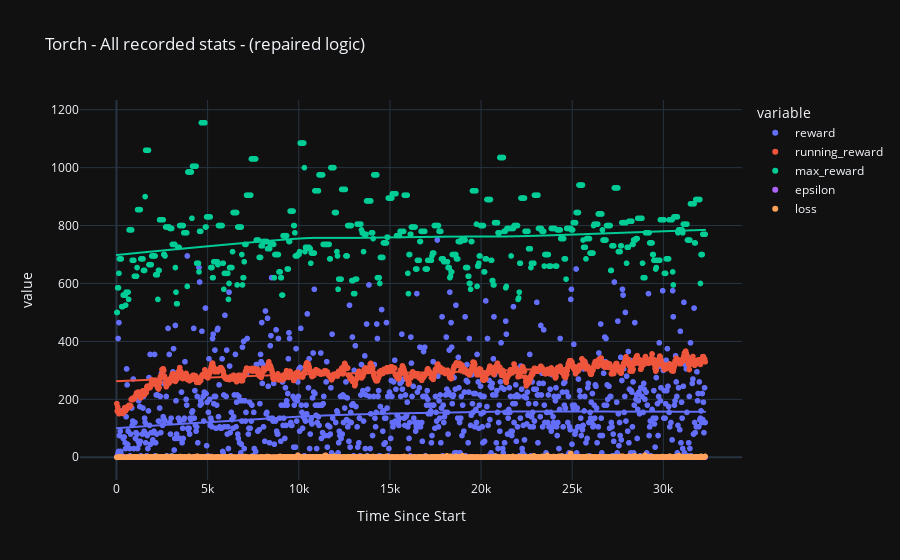

Notebook code cell kept with this figure:
### Code cell
plot_all([
    "./logs/torch/modelstats_18-12.csv",
    "./logs/torch/modelstats_19-12.csv",
], title="Torch - All recorded stats - (repaired logic)")

### Figure 1 — Plotly figure (JSON) as saved in the notebook; plotly's stock layout.template omitted (floating-point values rounded to 4 significant figures; data arrays with more than 128 entries replaced by an {"elided": "..."} marker saying what was removed)
{"data": [{"hovertemplate": "<b>%{hovertext}</b><br><br>variable=reward<br>Time Since Start=%{x}<br>value=%{y}<extra></extra>", "hovertext": {"elided": "1000 int values"}, "legendgroup": "reward", "marker": {"color": "#636efa", "symbol": "circle"}, "mode": "markers", "name": "reward", "showlegend": true, "type": "scattergl", "x": {"elided": "1000 float values"}, "xaxis": "x", "y": {"elided": "1000 int values"}, "yaxis": "y"}, {"hovertemplate": "<b>LOWESS trendline</b><br><br>variable=reward<br>Time Since Start=%{x}<br>value=%{y} <b>(trend)</b><extra></extra>", "legendgroup": "reward", "marker": {"color": "#636efa", "symbol": "circle"}, "mode": "lines", "name": "reward", "showlegend": false, "type": "scattergl", "x": {"elided": "1000 float values"}, "xaxis": "x", "y": {"elided": "1000 float values"}, "yaxis": "y"}, {"hovertemplate": "<b>%{hovertext}</b><br><br>variable=running_reward<br>Time Since Start=%{x}<br>value=%{y}<extra></extra>", "hovertext": {"elided": "1000 int values"}, "legendgroup": "running_reward", "marker": {"color": "#EF553B", "symbol": "circle"}, "mode": "markers", "name": "running_reward", "showlegend": true, "type": "scattergl", "x": {"elided": "1000 float values"}, "xaxis": "x", "y": {"elided": "1000 float values"}, "yaxis": "y"}, {"hovertemplate": "<b>LOWESS trendline</b><br><br>variable=running_reward<br>Time Since Start=%{x}<br>value=%{y} <b>(trend)</b><extra></extra>", "legendgroup": "running_reward", "marker": {"color": "#EF553B", "symbol": "circle"}, "mode": "lines", "name": "running_reward", "showlegend": false, "type": "scattergl", "x": {"elided": "1000 float values"}, "xaxis": "x", "y": {"elided": "1000 float values"}, "yaxis": "y"}, {"hovertemplate": "<b>%{hovertext}</b><br><br>variable=max_reward<br>Time Since Start=%{x}<br>value=%{y}<extra></extra>", "hovertext": {"elided": "1000 int values"}, "legendgroup": "max_reward", "marker": {"color": "#00cc96", "symbol": "circle"}, "mode": "markers", "name": "max_reward", "showlegend": true, "type": "scattergl", "x": {"elided": "1000 float values"}, "xaxis": "x", "y": {"elided": "1000 int values"}, "yaxis": "y"}, {"hovertemplate": "<b>LOWESS trendline</b><br><br>variable=max_reward<br>Time Since Start=%{x}<br>value=%{y} <b>(trend)</b><extra></extra>", "legendgroup": "max_reward", "marker": {"color": "#00cc96", "symbol": "circle"}, "mode": "lines", "name": "max_reward", "showlegend": false, "type": "scattergl", "x": {"elided": "1000 float values"}, "xaxis": "x", "y": {"elided": "1000 float values"}, "yaxis": "y"}, {"hovertemplate": "<b>%{hovertext}</b><br><br>variable=epsilon<br>Time Since Start=%{x}<br>value=%{y}<extra></extra>", "hovertext": {"elided": "1000 int values"}, "legendgroup": "epsilon", "marker": {"color": "#ab63fa", "symbol": "circle"}, "mode": "markers", "name": "epsilon", "showlegend": true, "type": "scattergl", "x": {"elided": "1000 float values"}, "xaxis": "x", "y": {"elided": "1000 float values"}, "yaxis": "y"}, {"hovertemplate": "<b>LOWESS trendline</b><br><br>variable=epsilon<br>Time Since Start=%{x}<br>value=%{y} <b>(trend)</b><extra></extra>", "legendgroup": "epsilon", "marker": {"color": "#ab63fa", "symbol": "circle"}, "mode": "lines", "name": "epsilon", "showlegend": false, "type": "scattergl", "x": {"elided": "1000 float values"}, "xaxis": "x", "y": {"elided": "1000 float values"}, "yaxis": "y"}, {"hovertemplate": "<b>%{hovertext}</b><br><br>variable=loss<br>Time Since Start=%{x}<br>value=%{y}<extra></extra>", "hovertext": {"elided": "1000 int values"}, "legendgroup": "loss", "marker": {"color": "#FFA15A", "symbol": "circle"}, "mode": "markers", "name": "loss", "showlegend": true, "type": "scattergl", "x": {"elided": "1000 float values"}, "xaxis": "x", "y": {"elided": "1000 float values"}, "yaxis": "y"}, {"hovertemplate": "<b>LOWESS trendline</b><br><br>variable=loss<br>Time Since Start=%{x}<br>value=%{y} <b>(trend)</b><extra></extra>", "legendgroup": "loss", "marker": {"color": "#FFA15A", "symbol": "circle"}, "mode": "lines", "name": "loss", "showlegend": false, "type": "scattergl", "x": {"elided": "1000 float values"}, "xaxis": "x", "y": {"elided": "1000 float values"}, "yaxis": "y"}], "layout": {"legend": {"title": {"text": "variable"}, "tracegroupgap": 0}, "title": {"text": "Torch - All recorded stats - (repaired logic)"}, "xaxis": {"anchor": "y", "domain": [0, 1], "title": {"text": "Time Since Start"}}, "yaxis": {"anchor": "x", "domain": [0, 1], "title": {"text": "value"}}}}
